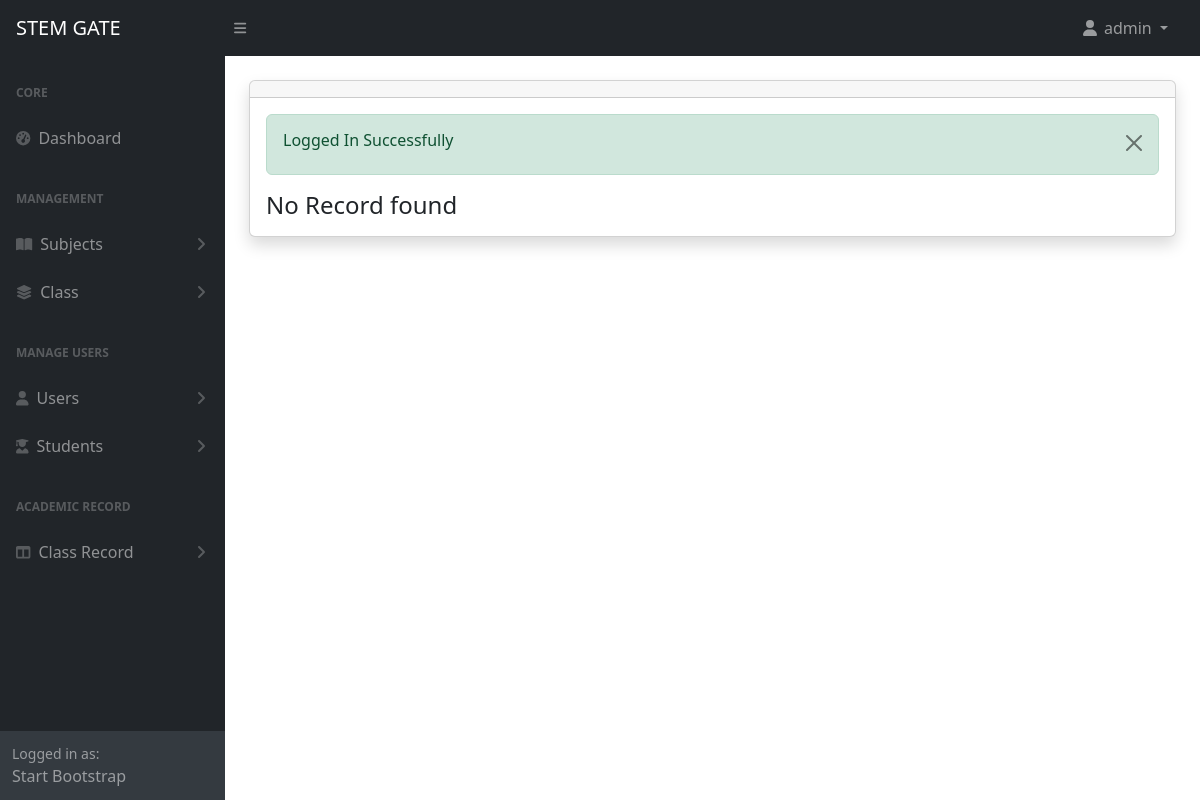
Before: /admin/grades.php?id=12 (signed in) with the older database file.
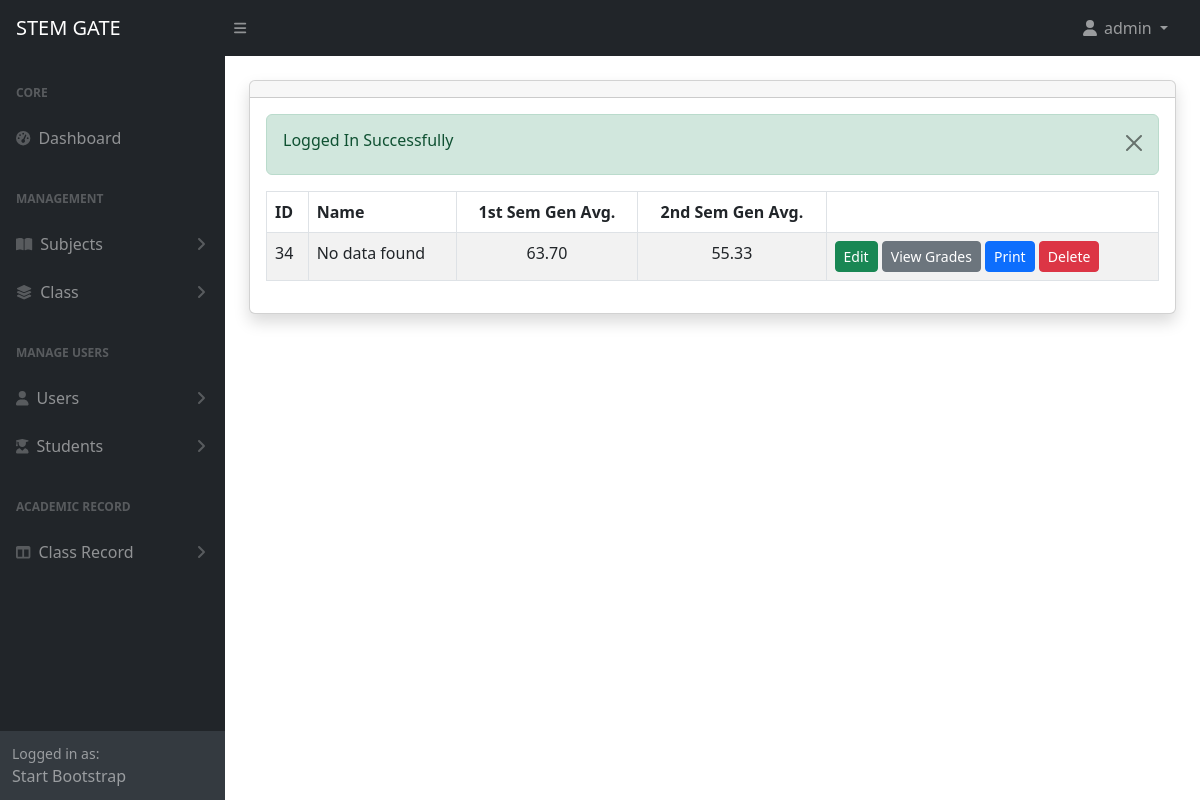
After: the same page with the newer database file.
### tables this page shows
CREATE TABLE `grades` (
  `id` int(11) NOT NULL,
  `student_id` int(11) NOT NULL,
  `record_id` int(11) NOT NULL,
  `grades` longtext NOT NULL CHECK (json_valid(`grades`)),
  `gen_avg_first` varchar(191) DEFAULT NULL,
  `gen_avg_second` varchar(191) DEFAULT NULL,
  `created_at` date NOT NULL DEFAULT current_timestamp()
);

### admin/grades.php (the view, shortened to what this page needs)
<?php include('includes/header.php') ?>
<div class="container-fluid px-4">
    <div class="card mt-4 shadow">
        <div class="card-header">
        </div>
        <div class="card-body">
            <?php alertMessage(); ?>
            <?php
            $parmValue = checkParamId('id');
            $current_url = urlencode($_SERVER['REQUEST_URI']);
            $subjects = getGrades('grades', $parmValue);
            if (mysqli_num_rows($subjects) > 0) {
            ?>
                <div class="table-responsive">
                    <table class="table table-striped table-bordered" id="subjects_table">
                        <thead>
                            <tr>
                                <th>ID</th>
                                <th>Name</th>
                                <th class="text-center">1st Sem Gen Avg.</th>
                                <th class="text-center">2nd Sem Gen Avg.</th>
                                <th></th>
                            </tr>
                        </thead>
                        <tbody>
                            <?php foreach ($subjects as  $item) : ?>
                                <tr>
                                    <td><?= $item['id'] ?></td>
                                    <td><?= getName('students', $item['student_id']) ?></td>
                                    <td class="text-center"><?= $item['gen_avg_first'] ?></td>
                                    <td class="text-center"><?= $item['gen_avg_second'] ?></td>
                                    <td>
                                        <a href="grades-edit.php?id=<?= $item['id']; ?>&class-id=<?= urlencode($_GET['id']) ?>&name=<?= urlencode($_GET['name']) ?>" class="btn btn-success btn-sm">Edit</a>
                                        <a href="grades-view.php?id=<?= $item['id']; ?>" class="btn btn-secondary btn-sm" target="_blank">View Grades</a>
                                        <a href="grades-print.php?id=<?= $item['id']; ?>" class="btn btn-primary btn-sm">Print</a>
                                        <a href="grades-delete.php?id=<?= $item['id']; ?>&return_url=<?= $current_url; ?>" class="btn btn-danger btn-sm" onclick="return confirm('Are you sure you want to delete this data?')">Delete</a>
                                    </td>
                                </tr>
                            <?php endforeach; ?>
                        </tbody>
                    </table>
                </div>
            <?php
            } else {
            ?>
                <h4 class="mb-0">No Record found</h4>
            <?php
            }
            ?>
        </div>
    </div>
</div>
<?php include('includes/footer.php') ?>

### config/function.php (shortened to what this page needs)
<?php
require 'dbcon.php';
function validate($inputData){
    global $conn;
    $validatedData = mysqli_real_escape_string($conn, $inputData);
    return trim($validatedData);
}
function alertMessage(){
    if(isset($_SESSION['status'])){
        echo '<div class="alert alert-success alert-dismissible fade show" role="alert">
            <h6>'.$_SESSION['status'].'</h6>
            <button type="button" class="btn btn-close" data-bs-dismiss="alert" aria-label="Close"></button>
        </div>';
}
}
function checkParamId($type){
    if(isset($_GET[$type]))
    {
        if($_GET[$type] !=''){
            return $_GET[$type];
        }else{
            return '<h5>No Id Found</h5>';
        }
    }else{
        return '<h5>No Id Given</h5>';
    }
}
function getName($table, $id)
{
    global $conn;
    $query = "SELECT name FROM $table WHERE id='$id'";
    $result = mysqli_query($conn, $query);
    $row = mysqli_fetch_assoc($result);
    if ($row) {
        echo $row['name'];
    } else {
        echo "No data found";
    }
}
function getGrades($tableName,$id){
    global $conn;
    $table = validate($tableName);
    $query = "SELECT * FROM $table WHERE record_id='$id'";
    return mysqli_query($conn,$query);
}
?>

Changed rows visible on the page:
added grades: id "34", gen_avg_first "63.70", gen_avg_second "55.33"
Other visible differences:
text no longer shown: "No Record found"
text now shown: "ID Name 1st Sem Gen Avg. 2nd Sem Gen Avg."
